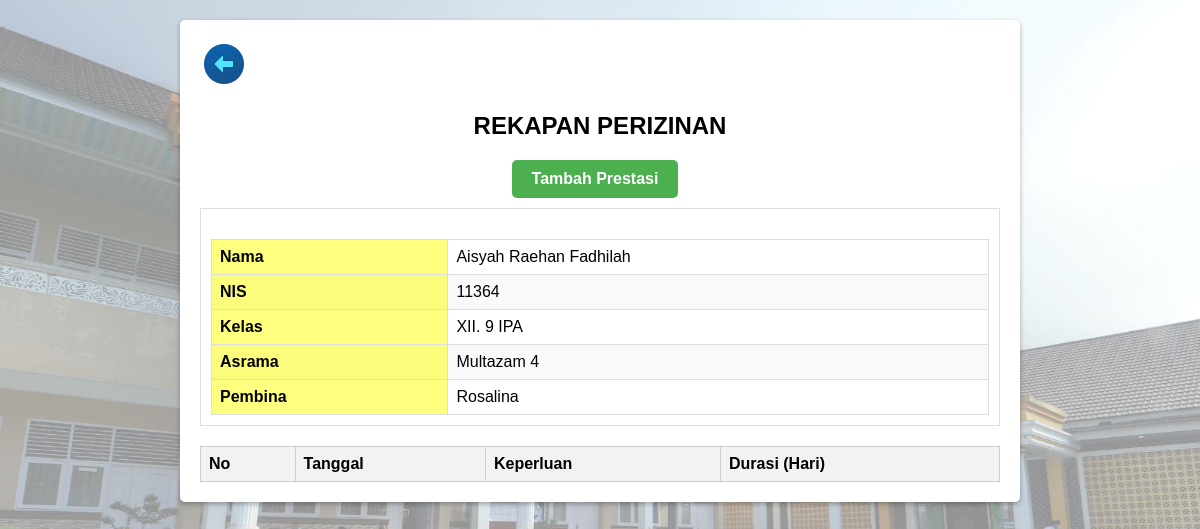
Page /update_perizinan.php?nis=11364&nama=Aisyah Raehan Fadhilah (signed in) on the committed database.
### tables this page shows
CREATE TABLE IF NOT EXISTS `portopolio_isi` (
  `nama` varchar(150) DEFAULT NULL,
  `tempat_lahir` varchar(150) DEFAULT NULL,
  `tanggal_lahir` date DEFAULT NULL,
  `nis` char(20) NOT NULL,
  `alamat` varchar(300) DEFAULT NULL,
  `kelas` varchar(300) DEFAULT NULL,
  `asrama` varchar(300) DEFAULT NULL,
  `pembina` varchar(300) DEFAULT NULL,
  `muhafizh` varchar(300) DEFAULT NULL,
  `sekolah_asal` varchar(300) DEFAULT NULL,
  `cita` varchar(300) DEFAULT NULL,
  `alamat_medsos` varchar(300) DEFAULT NULL,
  `riwayat_penyakit` varchar(300) DEFAULT NULL,
  `alergi` varchar(300) DEFAULT NULL,
  `anakke` varchar(300) DEFAULT NULL,
  `bersaudara` varchar(300) DEFAULT NULL,
  `disenangi` varchar(300) DEFAULT NULL,
  `tidak_disenangi` varchar(300) DEFAULT NULL,
  `nama_ayah` varchar(300) DEFAULT NULL,
  `pekerjaan_ayah` varchar(300) DEFAULT NULL,
  `hp_ayah` varchar(300) DEFAULT NULL,
  `nama_ibu` varchar(300) DEFAULT NULL,
  `pekerjaan_ibu` varchar(300) DEFAULT NULL,
  `hp_ibu` varchar(300) DEFAULT NULL,
  `karakter_disukai` varchar(300) DEFAULT NULL,
  `karakter_tidakdisukai` varchar(300) DEFAULT NULL,
  `kelebihan` varchar(300) DEFAULT NULL,
  `kekurangan` varchar(300) DEFAULT NULL,
  `motto` varchar(300) DEFAULT NULL,
  PRIMARY KEY (`nis`)
);

### update_perizinan.php (the view, shortened to what this page needs)
<?php
include "connection.php";
$koneksi = mysqli_connect($host, $username, $password, $database);
$nis = $_GET['nis'];
$nama = $_GET['nama'];
$query = "SELECT * FROM portopolio_isi WHERE nis='$nis' AND nama='$nama'";
$result = mysqli_query($koneksi, $query);
$data = mysqli_fetch_array($result);
?>
<!DOCTYPE html>
<html>
<head>
</head>
<body>
    <div class="container">
        <div>
            <a href="dt_perizinan.php"><img src="back_icon.png" alt="back"></a>
        </div>
        <h2>REKAPAN PERIZINAN</h2>
        <div class="add-button">
            <a href="form_tambahdata_perizinan.php?nis=<?php echo $nis; ?>&nama=<?php echo $nama; ?>">Tambah Prestasi</a>
        </div>
        <div class="details">
        <table>
            <tr>
            <th>Nama</th>
            <td><?php echo $data['nama']; ?></td>
            </tr>
            <tr>
            <th>NIS</th>
            <td><?php echo $data['nis']; ?></td>
            </tr>
            <tr>
            <th>Kelas</th>
            <td><?php echo $data['kelas']; ?></td>
            </tr>
            <tr>
            <th>Asrama</th>
            <td><?php echo $data['asrama']; ?></td>
            </tr>
            <tr>
            <th>Pembina</th>
            <td><?php echo $data['pembina']; ?></td>
            </tr>
        </table>
        </div>
        <table>
            <thead>
                <tr>
                    <th>No</th>
                    <th>Tanggal</th>
                    <th>Keperluan</th>
                    <th>Durasi (Hari)</th>
                </tr>
            </thead>
        </table>
    </div>
</body>
</html>

### update_perizinan.php (style rules this page uses)
body { font-family: Arial, sans-serif; background-image: url('backgroundgedung.jpg'); background-size: cover; background-position: center; background-repeat: no-repeat; background-attachment: fixed; margin: 0; padding: 20px; }
.container { max-width: 800px; margin: 0 auto; background-color: #fff; padding: 20px; border-radius: 5px; box-shadow: 0 2px 5px rgba(0, 0, 0, 0.3); }
h2 { text-align: center; margin-bottom: 20px; }
.add-button { margin-bottom: 10px; text-align: center; }
.add-button a { display: inline-block; text-decoration: none; background-color: #4CAF50; color: #fff; padding: 10px 20px; border-radius: 5px; font-weight: bold; font-size: 16px; margin-right: 10px; }
table { width: 100%; border-collapse: collapse; margin-top: 20px; }
th, td { padding: 8px; border: 1px solid #ccc; text-align: left; }
th { background-color: #f2f2f2; }
tbody tr:nth-child(even) { background-color: #f9f9f9; }
.details { background-color: rgba(255, 255, 255, 0.5); padding: 10px; border: 1px solid #ddd; }
.details table { width: 100%; border-collapse: collapse; }
.details th, .details td { padding: 8px; border: 1px solid #ddd; }
.details th { background-color: rgba(255, 255, 0, 0.5); }

### rows in the picture
portopolio_isi: nama "Aisyah Raehan Fadhilah", nis "11364", kelas "XII. 9 IPA", asrama "Multazam 4", pembina "Rosalina"
